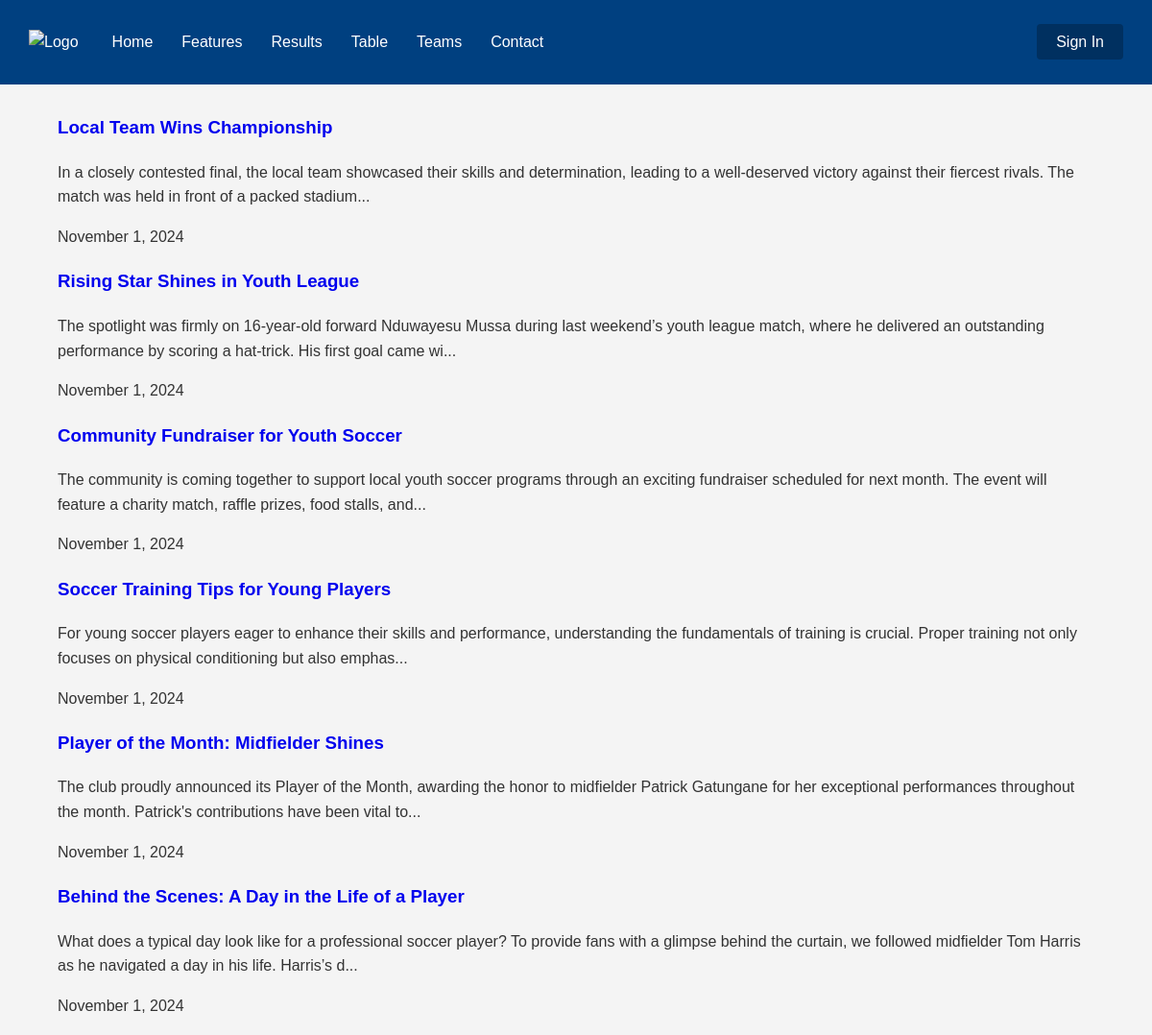
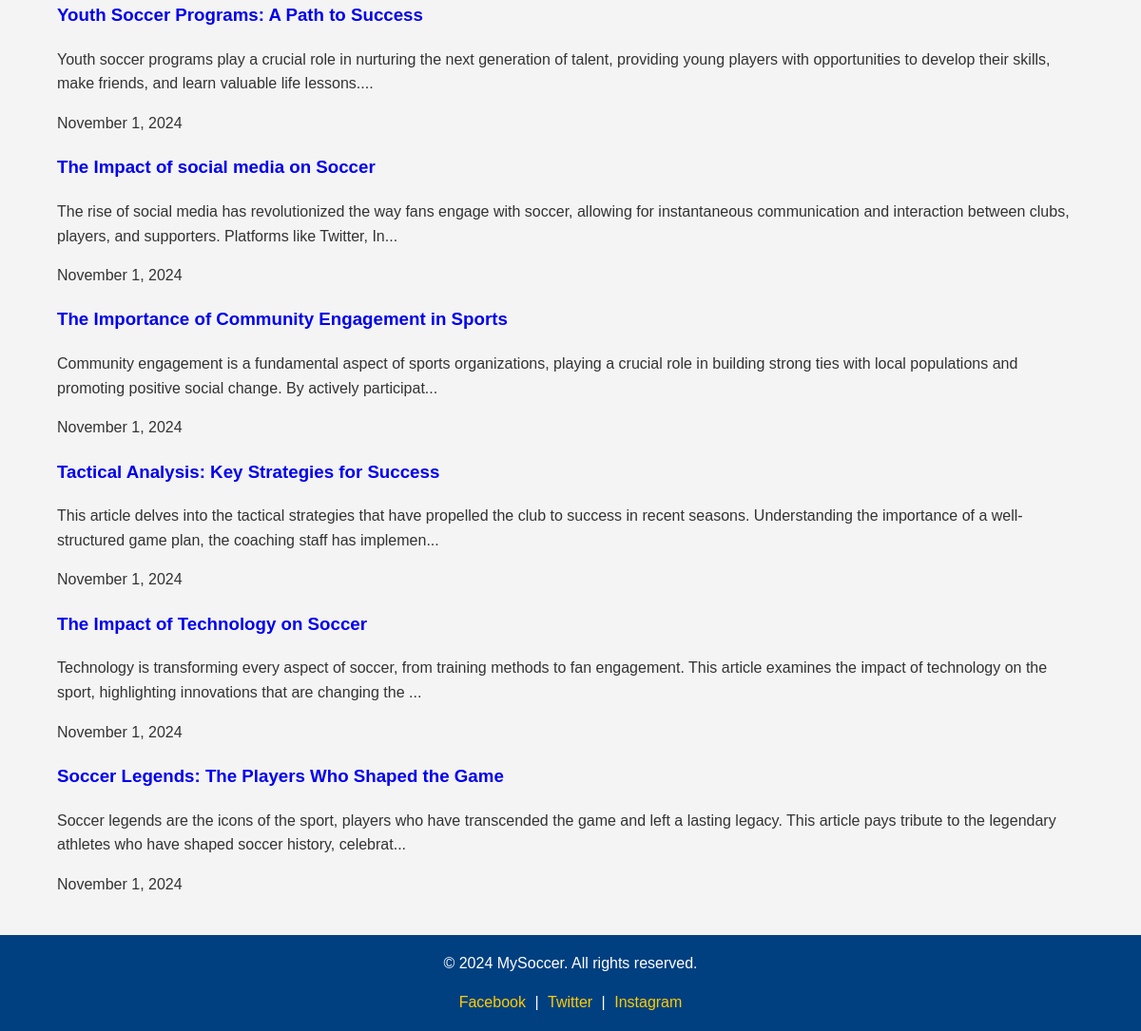
Page /news.php on the committed database (2 pictures, top to bottom).
### tables this page shows
CREATE TABLE `news` (
  `id` int(11) NOT NULL,
  `title` varchar(255) NOT NULL,
  `summary` text DEFAULT NULL,
  `content` text NOT NULL,
  `image` varchar(255) DEFAULT NULL,
  `date_posted` date NOT NULL,
  `created_at` timestamp NOT NULL DEFAULT current_timestamp(),
  `admin_id` int(11) NOT NULL
);

### news.php (the view, shortened to what this page needs)
<!DOCTYPE html>
<html>
<head>
    <link rel="stylesheet" href="css/styles.css">
</head>
<body>
<?php include 'includes/header.php'; ?>
<main>
    <div class="container">
        <section class="news-list">
            <h2>Latest News</h2>
            <?php
            $sql = "SELECT * FROM news ORDER BY date_posted DESC";
            $result = $conn->query($sql);
            if ($result === FALSE) {
                echo "<p>Error fetching news: " . $conn->error . "</p>";
            } elseif ($result->num_rows > 0) {
                while($news = $result->fetch_assoc()){
                    echo "<article class='news-item'>";
                    echo "<h3><a href='news_detail.php?id=" . $news['id'] . "'>" . htmlspecialchars($news['title']) . "</a></h3>";
                    echo "<p>" . nl2br(htmlspecialchars(substr($news['content'], 0, 200))) . "...</p>";
                    echo "<span class='date'>" . date("F j, Y", strtotime($news['date_posted'])) . "</span>";
                    echo "</article>";
                }
            } else {
                echo "<p>No news available at the moment.</p>";
            }
            ?>
        </section>
    </div>
</main>
<?php include 'includes/footer.php'; ?>
</body>
</html>

### css/styles.css (style rules this page uses)
html, body { font-family: Arial, sans-serif; margin: 0; padding: 0; background-color: #f4f4f4; color: #333; line-height: 1.6; height: 100%; display: flex; flex-direction: column; }
.container { max-width: 90%; margin: 50px auto; overflow: hidden; padding: 20px 0; }
.container { width: 90%; max-width: 1200px; margin: auto; padding: 20px 0; }
main { padding: 20px 0; flex: 1; }
a { text-decoration: none; }

### rows in the picture
news: title "Local Team Wins Championship", content "In a closely contested final, the local team showcased their skills and determination, leading to a well-deserved victory against their fiercest rivals. The match was held in front of a packed stadium", date_posted "November 1, 2024"
news: title "Rising Star Shines in Youth League", content "The spotlight was firmly on 16-year-old forward Nduwayesu Mussa during last weekend’s youth league match, where he delivered an outstanding performance by scoring a hat-trick. His first goal came wi", date_posted "November 1, 2024"
news: title "Community Fundraiser for Youth Soccer", content "The community is coming together to support local youth soccer programs through an exciting fundraiser scheduled for next month. The event will feature a charity match, raffle prizes, food stalls, and", date_posted "November 1, 2024"
news: title "Soccer Training Tips for Young Players", content "For young soccer players eager to enhance their skills and performance, understanding the fundamentals of training is crucial. Proper training not only focuses on physical conditioning but also emphas", date_posted "November 1, 2024"
news: title "Player of the Month: Midfielder Shines", content "The club proudly announced its Player of the Month, awarding the honor to midfielder Patrick Gatungane for her exceptional performances throughout the month. Patrick's contributions have been vital to", date_posted "November 1, 2024"
news: title "Behind the Scenes: A Day in the Life of a Player", content "What does a typical day look like for a professional soccer player? To provide fans with a glimpse behind the curtain, we followed midfielder Tom Harris as he navigated a day in his life. Harris’s d", date_posted "November 1, 2024"
news: title "Youth Soccer Programs: A Path to Success", content "Youth soccer programs play a crucial role in nurturing the next generation of talent, providing young players with opportunities to develop their skills, make friends, and learn valuable life lessons.", date_posted "November 1, 2024"
news: title "The Impact of social media on Soccer", content "The rise of social media has revolutionized the way fans engage with soccer, allowing for instantaneous communication and interaction between clubs, players, and supporters. Platforms like Twitter, In", date_posted "November 1, 2024"
news: title "The Importance of Community Engagement in Sports", content "Community engagement is a fundamental aspect of sports organizations, playing a crucial role in building strong ties with local populations and promoting positive social change. By actively participat", date_posted "November 1, 2024"
news: title "Tactical Analysis: Key Strategies for Success", content "This article delves into the tactical strategies that have propelled the club to success in recent seasons. Understanding the importance of a well-structured game plan, the coaching staff has implemen", date_posted "November 1, 2024"
news: title "The Impact of Technology on Soccer", content "Technology is transforming every aspect of soccer, from training methods to fan engagement. This article examines the impact of technology on the sport, highlighting innovations that are changing the", date_posted "November 1, 2024"
news: title "Soccer Legends: The Players Who Shaped the Game", content "Soccer legends are the icons of the sport, players who have transcended the game and left a lasting legacy. This article pays tribute to the legendary athletes who have shaped soccer history, celebrat", date_posted "November 1, 2024"
